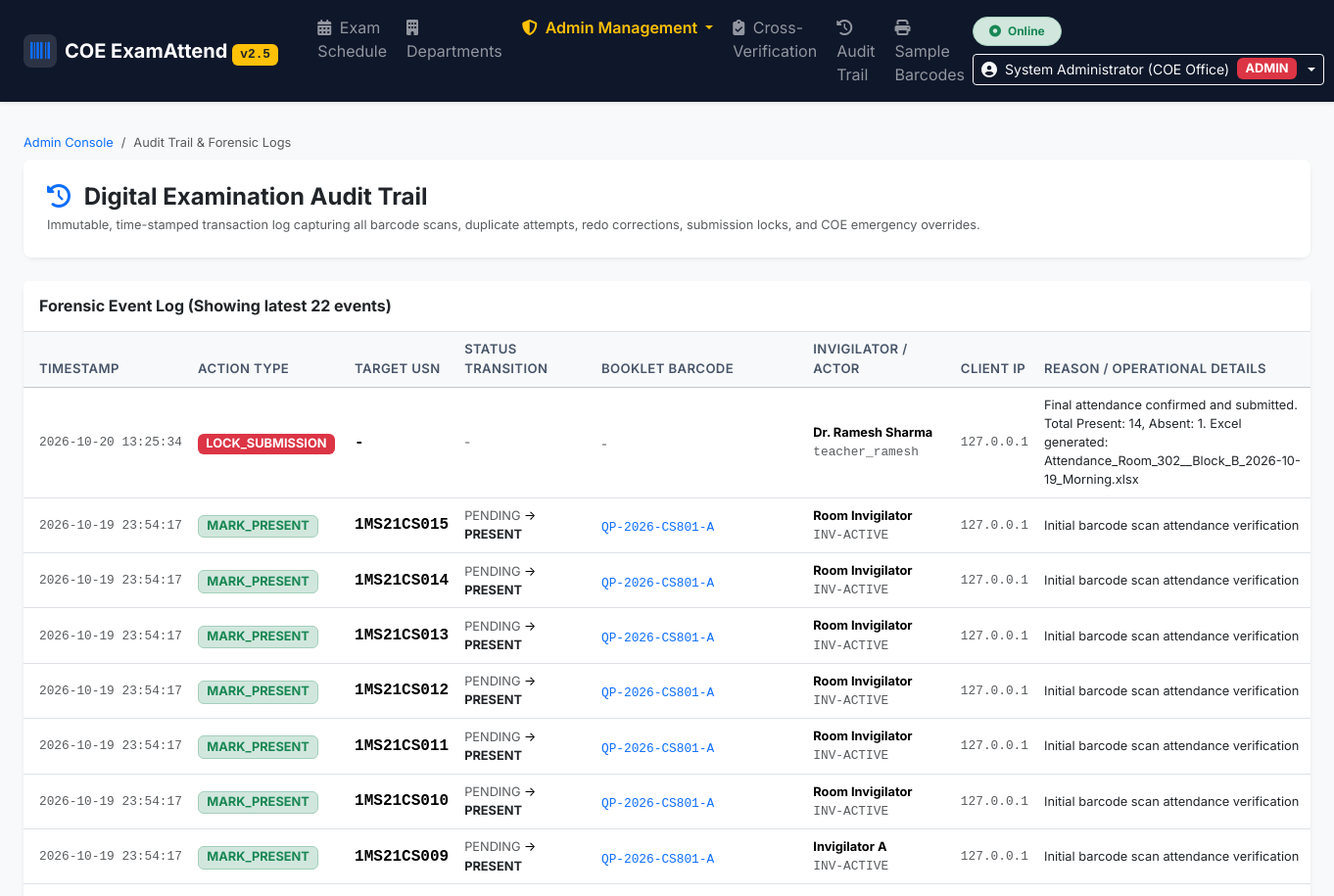
/admin/audit (signed in, upper part), run on an earlier commit of the app's database.
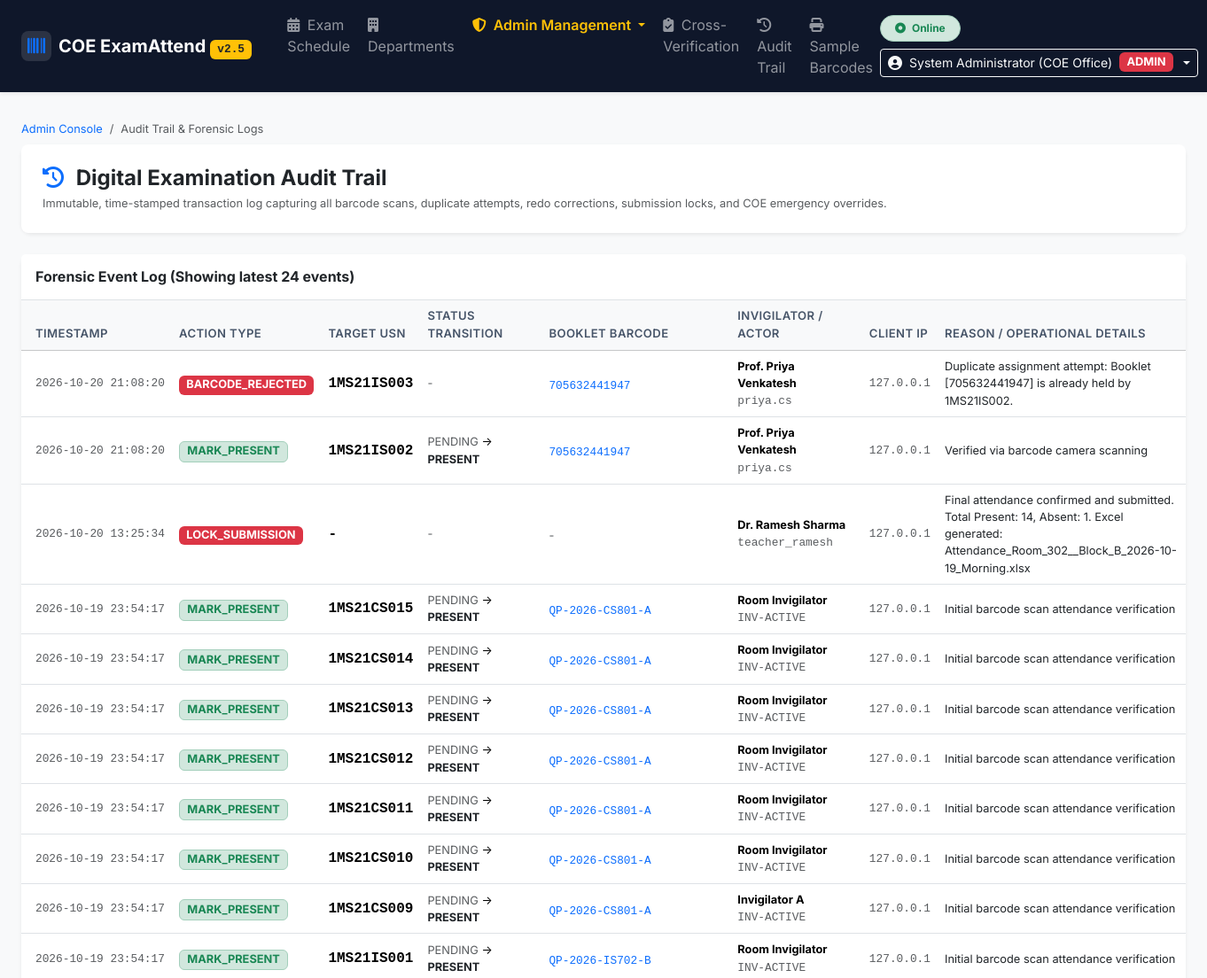
And on a later commit of the database.
### tables this page shows
CREATE TABLE audit_trail (
        id INTEGER PRIMARY KEY AUTOINCREMENT,
        session_id INTEGER NOT NULL,
        usn TEXT,
        student_name TEXT,
        action_type TEXT NOT NULL, -- 'MARK_PRESENT', 'MARK_ABSENT', 'REDO_CORRECTION', 'LOCK_SUBMISSION', 'UNLOCK_OVERRIDE'
        old_status TEXT,
        new_status TEXT,
        qp_barcode TEXT,
        reason TEXT,
        invigilator_id TEXT NOT NULL,
        invigilator_name TEXT,
        timestamp TEXT NOT NULL,
        client_ip TEXT
    , user_id INTEGER);

### app.py (the view)
@app.route('/admin/audit')
@admin_required
def admin_audit_view():
    conn = get_db()
    cursor = conn.cursor()
    cursor.execute('''
        SELECT a.*, s.course_code, s.room_number
        FROM audit_trail a
        LEFT JOIN exam_sessions s ON a.session_id = s.id
        ORDER BY a.id DESC LIMIT 400
    ''')
    logs = [dict(row) for row in cursor.fetchall()]
    conn.close()
    return render_template('admin/admin_audit.html', logs=logs)

### app.py (called while the page is built)
@app.context_processor
def inject_globals():
    return {
        'get_ist_now': get_ist_now
    }

def admin_required(f):
    @wraps(f)
    def decorated_function(*args, **kwargs):
        if not session.get('user_id'):
            if request.path.startswith('/api/'):
                return jsonify({'success': False, 'message': 'Authentication required.'}), 401
            return redirect(url_for('login', next=request.path))
        if session.get('role') != 'ADMIN':
            if request.path.startswith('/api/'):
                return jsonify({'success': False, 'message': 'Administrative privileges required.'}), 403
            flash('Access denied: Administrative privileges required.', 'danger')
            return redirect(url_for('departments_view'))
        return f(*args, **kwargs)
    return decorated_function

### database.py (called while the page is built)
def get_db(db_path=None):
    path = db_path or DB_PATH
    conn = sqlite3.connect(path, timeout=30.0)
    try:
        conn.execute("PRAGMA journal_mode=WAL;")
    except Exception:
        pass
    conn.execute("PRAGMA busy_timeout=15000;")
    conn.execute("PRAGMA foreign_keys=ON;")
    conn.row_factory = sqlite3.Row
    return conn

### templates/admin/admin_audit.html (shortened to what the changed rows need)
{% extends 'base.html' %}
{% block content %}
<div class="container-fluid px-3 px-md-4">
    <div class="card border-0 shadow-sm bg-white">
        <div class="card-header bg-white py-3 border-bottom d-flex align-items-center justify-content-between">
            <h6 class="fw-bold mb-0 text-dark">Forensic Event Log (Showing latest {{ logs|length }} events)</h6>
        </div>
        <div class="card-body p-0">
            <div class="table-responsive">
                <table class="table table-hover align-middle mb-0 font-sans">
                    <thead class="table-light">
                        <tr>
                            <th class="ps-3" style="width: 170px;">Timestamp</th>
                            <th>Action Type</th>
                            <th>Target USN</th>
                            <th>Status Transition</th>
                            <th>Booklet Barcode</th>
                            <th>Invigilator / Actor</th>
                            <th>Client IP</th>
                            <th>Reason / Operational Details</th>
                        </tr>
                    </thead>
                    <tbody>
                        {% for l in logs %}
                        <tr>
                            <td class="ps-3 text-muted fs-7 font-monospace">{{ l.timestamp }}</td>
                            <td>
                                {% if l.action_type == 'MARK_PRESENT' %}
                                    <span class="badge bg-success-subtle text-success border border-success-subtle fs-7">MARK_PRESENT</span>
                                {% elif l.action_type == 'MARK_ABSENT' %}
                                    <span class="badge bg-danger-subtle text-danger border border-danger-subtle fs-7">MARK_ABSENT</span>
                                {% elif l.action_type == 'REDO_CORRECTION' %}
                                    <span class="badge bg-warning-subtle text-warning-emphasis border border-warning-subtle fs-7">REDO_CORRECTION</span>
                                {% elif l.action_type == 'LOCK_SUBMISSION' %}
                                    <span class="badge bg-danger text-white fs-7">LOCK_SUBMISSION</span>
                                {% elif l.action_type == 'UNLOCK_OVERRIDE' %}
                                    <span class="badge bg-dark text-white fs-7">UNLOCK_OVERRIDE</span>
                                {% elif l.action_type == 'BARCODE_REJECTED' %}
                                    <span class="badge bg-danger text-white fs-7">BARCODE_REJECTED</span>
                                {% else %}
                                    <span class="badge bg-secondary text-white fs-7">{{ l.action_type }}</span>
                                {% endif %}
                            </td>
                            <td class="font-monospace fw-bold">{{ l.usn or '-' }}</td>
                            <td class="fs-7">
                                {% if l.old_status or l.new_status %}
                                    <span class="text-muted">{{ l.old_status or 'None' }}</span> &rarr;
                                    <strong class="text-dark">{{ l.new_status or 'None' }}</strong>
                                {% else %}
                                    <span class="text-muted">-</span>
                                {% endif %}
                            </td>
                            <td>
                                {% if l.qp_barcode %}
                                    <code class="text-primary font-monospace fs-7">{{ l.qp_barcode }}</code>
                                {% else %}
                                    <span class="text-muted fs-7">-</span>
                                {% endif %}
                            </td>
                            <td class="fs-7">
                                <strong>{{ l.invigilator_name or 'System' }}</strong><br>
                                <span class="text-muted font-monospace">{{ l.invigilator_id }}</span>
                            </td>
                            <td class="text-muted font-monospace fs-7">{{ l.client_ip or '127.0.0.1' }}</td>
                            <td class="fs-7 text-dark" style="max-width: 280px;">
                                {{ l.reason or '-' }}
                            </td>
                        </tr>
                        {% else %}
                        <tr>
                            <td colspan="8" class="text-center py-4 text-muted">No audit trail records logged yet.</td>
                        </tr>
                        {% endfor %}
                    </tbody>
                </table>
            </div>
        </div>
    </div>
</div>
{% endblock %}

What changed in the data, as far as the page shows it:
added audit_trail: timestamp "2026-10-20 21:08:20", action_type "BARCODE_REJECTED", usn "1MS21IS003", qp_barcode "705632441947", invigilator_name "Prof. Priya Venkatesh", invigilator_id "priya.cs", client_ip "127.0.0.1", reason "Duplicate assignment attempt: Booklet [705632441947] is already held by 1MS21IS002."
added audit_trail: timestamp "2026-10-20 21:08:20", action_type "MARK_PRESENT", usn "1MS21IS002", old_status "PENDING", new_status "PRESENT", qp_barcode "705632441947", invigilator_name "Prof. Priya Venkatesh", invigilator_id "priya.cs", client_ip "127.0.0.1", reason "Verified via barcode camera scanning"
now on this page (row unchanged): audit_trail: timestamp "2026-10-19 23:54:17", action_type "MARK_PRESENT", usn "1MS21IS001", old_status "PENDING", new_status "PRESENT", qp_barcode "QP-2026-IS702-B", invigilator_name "Room Invigilator", invigilator_id "INV-ACTIVE", client_ip "127.0.0.1", reason "Initial barcode scan attendance verification"
Also different on the page:
{{ logs|length }}: "22" → "24"
